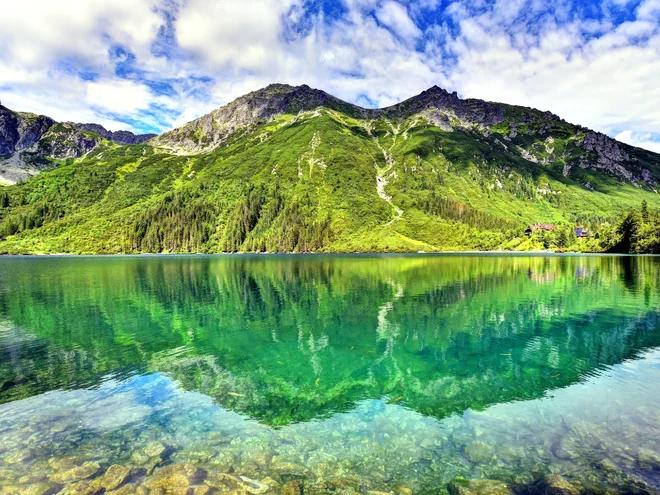
#> input picture images/image1.jpg, 660 x 495 px
$ python main.py
#> lines starting #> are read from the running program, lines starting #| are printed output that depends on the picture

import cv2
import numpy as np
import matplotlib

# Use a non-GUI backend to avoid the Tkinter error
matplotlib.use("Agg")

import matplotlib.pyplot as plt
import os


# ==========================================
# PROJECT 1: DIGITAL IMAGE MANIPULATION
# AND ENHANCEMENT SYSTEM
# ==========================================

IMAGE_FOLDER = "images"
OUTPUT_FOLDER = "outputs"

IMAGE_NAMES = [
    "image1.jpg",
    "image2.jpg",
    "image3.jpg"
]

os.makedirs(OUTPUT_FOLDER, exist_ok=True)


# ==========================================
# HELPER FUNCTIONS
# ==========================================

def save_image(path, image):
    """Save an image and report any errors."""

    success = cv2.imwrite(path, image)

    if not success:
        print("Error: Could not save:", path)

    return success


def save_plot(path):
    """Save the current Matplotlib figure."""

    plt.tight_layout()
    plt.savefig(path, dpi=150, bbox_inches="tight")
    plt.close()


def display_rgb(image):
    """Convert BGR image to RGB for Matplotlib."""

    return cv2.cvtColor(image, cv2.COLOR_BGR2RGB)


# ==========================================
# STEP 1: READ AND DISPLAY IMAGES
# ==========================================

def read_images():

    images = []

    print("\n========== IMAGE READING ==========")

    for name in IMAGE_NAMES:

        path = os.path.join(IMAGE_FOLDER, name)

        image = cv2.imread(path)
#> image is the input picture: shape (495, 660, 3); mean B, G, R 126.4, 161.1, 126.4

        if image is None:
            print("Error: Cannot read", name)
            continue

        images.append((name, image))

        height, width = image.shape[:2]
        channels = image.shape[2] if len(image.shape) == 3 else 1

        print("\nImage:", name)
        print("Width:", width)
#| Width: 660
        print("Height:", height)
#| Height: 495
        print("Channels:", channels)
#| Channels: 3

        # Display center pixel
        y = height // 2
        x = width // 2

        print("Center Pixel (BGR):", image[y, x])
#| Center Pixel (BGR): [ 73 206 203]

        # Create output folder for this image
        image_output = os.path.join(
            OUTPUT_FOLDER,
            os.path.splitext(name)[0]
        )

        os.makedirs(image_output, exist_ok=True)

        # Display and save original image
        plt.figure(figsize=(7, 5))
        plt.imshow(display_rgb(image))
        plt.title("Original Image: " + name)
        plt.axis("off")

        save_plot(
            os.path.join(image_output, "original.png")
        )

        # Horizontal flip
        horizontal = cv2.flip(image, 1)
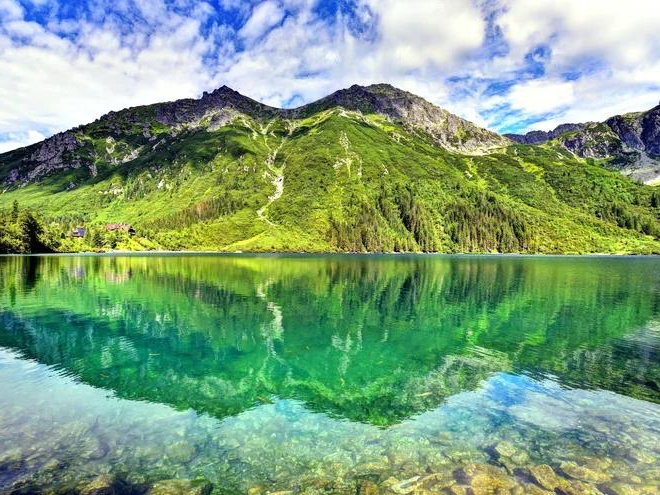
#> horizontal: shape (495, 660, 3); mean B, G, R 126.4, 161.1, 126.4

        save_image(
            os.path.join(image_output, "horizontal_flip.jpg"),
            horizontal
        )

        # Vertical flip
        vertical = cv2.flip(image, 0)
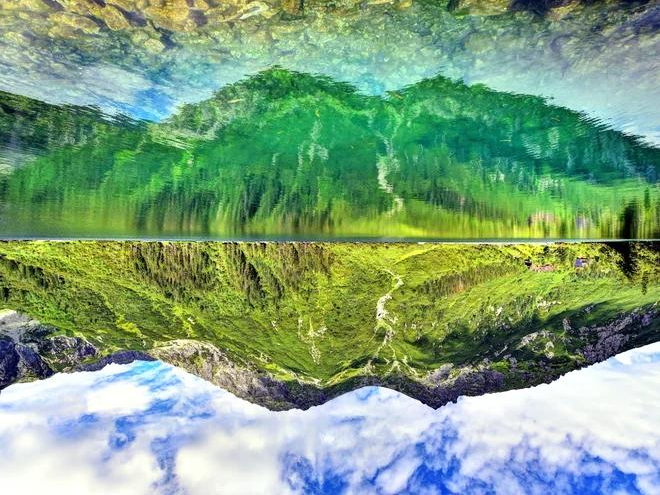
#> vertical: shape (495, 660, 3); mean B, G, R 126.4, 161.1, 126.4

        save_image(
            os.path.join(image_output, "vertical_flip.jpg"),
            vertical
        )

        # Save flip comparison
        plt.figure(figsize=(12, 5))

        plt.subplot(1, 2, 1)
        plt.imshow(display_rgb(horizontal))
        plt.title("Horizontal Flip")
        plt.axis("off")

        plt.subplot(1, 2, 2)
        plt.imshow(display_rgb(vertical))
        plt.title("Vertical Flip")
        plt.axis("off")

        save_plot(
            os.path.join(image_output, "flip_comparison.png")
        )

    print("\nTotal Images Read:", len(images))
#| Total Images Read: 3

    return images


# ==========================================
# STEP 2: GRAYSCALE AND GRAY LEVEL REDUCTION
# ==========================================

def gray_level_reduction(image, output_folder):

    gray = cv2.cvtColor(
        image,
        cv2.COLOR_BGR2GRAY
    )

    levels = [256, 128, 64, 32, 16, 8, 4, 2]

    plt.figure(figsize=(15, 10))

    for i, level in enumerate(levels):

        if level == 256:
            reduced = gray.copy()

        else:
            # Quantize the grayscale image to the required levels
            reduced = np.round(
                gray.astype(np.float32) * (level - 1) / 255
            ) * (255 / (level - 1))

            reduced = np.uint8(
                np.clip(reduced, 0, 255)
            )

        # Display result
        plt.subplot(2, 4, i + 1)

        plt.imshow(
            reduced,
            cmap="gray",
            vmin=0,
            vmax=255
        )

        plt.title(f"{level} Gray Levels")
        plt.axis("off")

        # Save result
        save_image(
            os.path.join(
                output_folder,
                f"gray_{level}_levels.jpg"
            ),
            reduced
        )

    save_plot(
        os.path.join(
            output_folder,
            "gray_level_comparison.png"
        )
    )


# ==========================================
# STEP 3: IMAGE RESIZING
# ==========================================

def image_resizing(image, output_folder):

    height, width = image.shape[:2]

    # Check image dimensions
    if width < 2 or height < 2:
        print("Image is too small for resizing.")
        return

    # Enlargement dimensions
    large_size = (width * 2, height * 2)

    # Reduction dimensions
    small_size = (
        max(1, width // 2),
        max(1, height // 2)
    )

    # Nearest Neighbor Enlargement
    nearest = cv2.resize(
        image,
        large_size,
        interpolation=cv2.INTER_NEAREST
    )

    # Bilinear Enlargement
    bilinear = cv2.resize(
        image,
        large_size,
        interpolation=cv2.INTER_LINEAR
    )

    # Nearest Neighbor Reduction
    nearest_small = cv2.resize(
        image,
        small_size,
        interpolation=cv2.INTER_NEAREST
    )

    # Bilinear Reduction
    bilinear_small = cv2.resize(
        image,
        small_size,
        interpolation=cv2.INTER_LINEAR
    )

    # Save resized images
    save_image(
        os.path.join(output_folder, "nearest_large.jpg"),
        nearest
    )

    save_image(
        os.path.join(output_folder, "bilinear_large.jpg"),
        bilinear
    )

    save_image(
        os.path.join(output_folder, "nearest_small.jpg"),
        nearest_small
    )

    save_image(
        os.path.join(output_folder, "bilinear_small.jpg"),
        bilinear_small
    )

    # Display comparison
    images = [
        ("Nearest Enlargement", nearest),
        ("Bilinear Enlargement", bilinear),
        ("Nearest Reduction", nearest_small),
        ("Bilinear Reduction", bilinear_small)
    ]

    plt.figure(figsize=(12, 9))

    for i, (title, img) in enumerate(images):

        plt.subplot(2, 2, i + 1)

        plt.imshow(display_rgb(img))
        plt.title(title)
        plt.axis("off")

    save_plot(
        os.path.join(
            output_folder,
            "resizing_comparison.png"
        )
    )


# ==========================================
# STEP 4: INTENSITY TRANSFORMATIONS
# ==========================================

def intensity_transformations(image, output_folder):

    gray = cv2.cvtColor(
        image,
        cv2.COLOR_BGR2GRAY
    )

    # --------------------------------------
    # 1. IMAGE NEGATIVE
    # --------------------------------------

    negative = 255 - gray

    save_image(
        os.path.join(output_folder, "negative.jpg"),
        negative
    )

    # --------------------------------------
    # 2. LOGARITHMIC TRANSFORMATION
    # --------------------------------------

    max_value = np.max(gray)

    if max_value > 0:

        c = 255 / np.log1p(max_value)

        logarithmic = c * np.log1p(
            gray.astype(np.float32)
        )

    else:
        logarithmic = gray.astype(np.float32)

    logarithmic = np.uint8(
        np.clip(logarithmic, 0, 255)
    )

    save_image(
        os.path.join(output_folder, "logarithmic.jpg"),
        logarithmic
    )

    # --------------------------------------
    # 3. GAMMA TRANSFORMATION
    # --------------------------------------

    gamma_values = [0.5, 1.0, 1.5, 2.0]

    plt.figure(figsize=(12, 9))

    for i, gamma in enumerate(gamma_values):

        normalized = gray.astype(
            np.float32
        ) / 255.0

        gamma_image = (
            np.power(normalized, gamma) * 255
        )

        gamma_image = np.uint8(
            np.clip(gamma_image, 0, 255)
        )

        save_image(
            os.path.join(
                output_folder,
                f"gamma_{gamma}.jpg"
            ),
            gamma_image
        )

        plt.subplot(2, 2, i + 1)

        plt.imshow(
            gamma_image,
            cmap="gray",
            vmin=0,
            vmax=255
        )

        plt.title(f"Gamma = {gamma}")
        plt.axis("off")

    save_plot(
        os.path.join(
            output_folder,
            "gamma_comparison.png"
        )
    )

    # --------------------------------------
    # 4. NEGATIVE AND LOG COMPARISON
    # --------------------------------------

    plt.figure(figsize=(10, 5))

    plt.subplot(1, 2, 1)
    plt.imshow(negative, cmap="gray")
    plt.title("Image Negative")
    plt.axis("off")

    plt.subplot(1, 2, 2)
    plt.imshow(logarithmic, cmap="gray")
    plt.title("Logarithmic Transformation")
    plt.axis("off")

    save_plot(
        os.path.join(
            output_folder,
            "intensity_comparison.png"
        )
    )


# ==========================================
# STEP 5: HISTOGRAM PROCESSING
# ==========================================

def histogram_processing(image, output_folder):

    gray = cv2.cvtColor(
        image,
        cv2.COLOR_BGR2GRAY
    )

    # --------------------------------------
    # 1. ORIGINAL HISTOGRAM
    # --------------------------------------

    original_hist = cv2.calcHist(
        [gray],
        [0],
        None,
        [256],
        [0, 256]
    )

    # --------------------------------------
    # 2. HISTOGRAM EQUALIZATION
    # --------------------------------------

    equalized = cv2.equalizeHist(gray)

    # --------------------------------------
    # 3. EQUALIZED HISTOGRAM
    # --------------------------------------

    equalized_hist = cv2.calcHist(
        [equalized],
        [0],
        None,
        [256],
        [0, 256]
    )

    # Save images
    save_image(
        os.path.join(output_folder, "original_gray.jpg"),
        gray
    )

    save_image(
        os.path.join(output_folder, "equalized.jpg"),
        equalized
    )

    # --------------------------------------
    # 4. DISPLAY COMPARISON
    # --------------------------------------

    plt.figure(figsize=(12, 9))

    plt.subplot(2, 2, 1)
    plt.imshow(gray, cmap="gray")
    plt.title("Original Grayscale Image")
    plt.axis("off")

    plt.subplot(2, 2, 2)
    plt.imshow(equalized, cmap="gray")
    plt.title("Equalized Image")
    plt.axis("off")

    plt.subplot(2, 2, 3)
    plt.plot(original_hist.flatten())
    plt.title("Original Histogram")
    plt.xlabel("Pixel Intensity")
    plt.ylabel("Frequency")
    plt.xlim([0, 256])

    plt.subplot(2, 2, 4)
    plt.plot(equalized_hist.flatten())
    plt.title("Equalized Histogram")
    plt.xlabel("Pixel Intensity")
    plt.ylabel("Frequency")
    plt.xlim([0, 256])

    save_plot(
        os.path.join(
            output_folder,
            "histogram_comparison.png"
        )
    )


# ==========================================
# MAIN PROGRAM
# ==========================================

def main():

    print("===================================")
    print("DIGITAL IMAGE MANIPULATION SYSTEM")
    print("===================================")

    # Read all images
    images = read_images()
#> images = 3 items

    if len(images) == 0:

        print("\nNo images found!")
        print("Please check the images folder.")
        return

    # Process each available image
    for name, image in images:

        image_output = os.path.join(
            OUTPUT_FOLDER,
            os.path.splitext(name)[0]
        )

        print("\n===================================")
        print("PROCESSING:", name)
        print("===================================")

        print("\nRunning Grayscale Processing...")
        gray_level_reduction(
            image,
            image_output
        )

        print("Grayscale Processing Completed.")

        print("\nRunning Image Resizing...")
        image_resizing(
            image,
            image_output
        )

        print("Image Resizing Completed.")

        print("\nRunning Intensity Transformations...")
        intensity_transformations(
            image,
            image_output
        )

        print("Intensity Transformations Completed.")

        print("\nRunning Histogram Processing...")
        histogram_processing(
            image,
            image_output
        )

        print("Histogram Processing Completed.")
#> this loop made 3 passes
#> (name, height in image_resizing, width in image_resizing, large_size in image_resizing, small_size in image_resizing, max_value in intensity_transformations, c in intensity_transformations) on passes 1 to 3: ('image1.jpg', 495, 660, (1320, 990), (330, 247), 255, 45.97), ('image2.jpg', 1365, 2048, (4096, 2730), (1024, 682), 252, 46.07), ('image3.jpg', 860, 1529, (3058, 1720), (764, 430), 254, 46)
#> (printed output is left out)
#> pass 1, in gray_level_reduction, `gray = cv2.cvtColor( image, cv2.COLOR_BGR2GRAY )`:
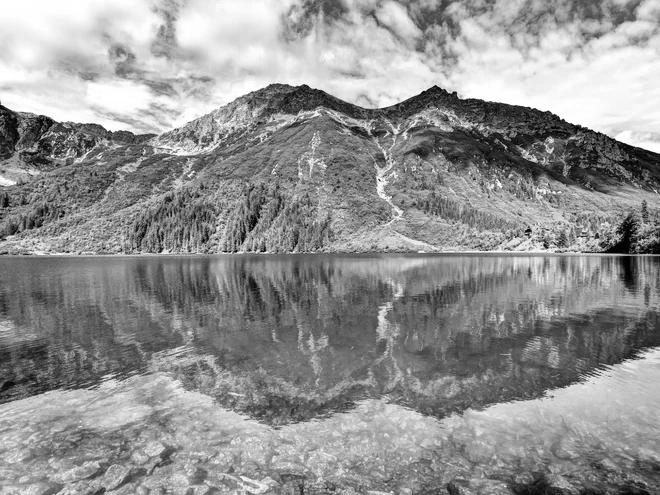
#> gray: shape (495, 660); min 0, max 255, mean 146.8
#> pass 1, in save_plot (call 8), `plt.savefig(path, dpi=150, bbox_inches="tight")`:
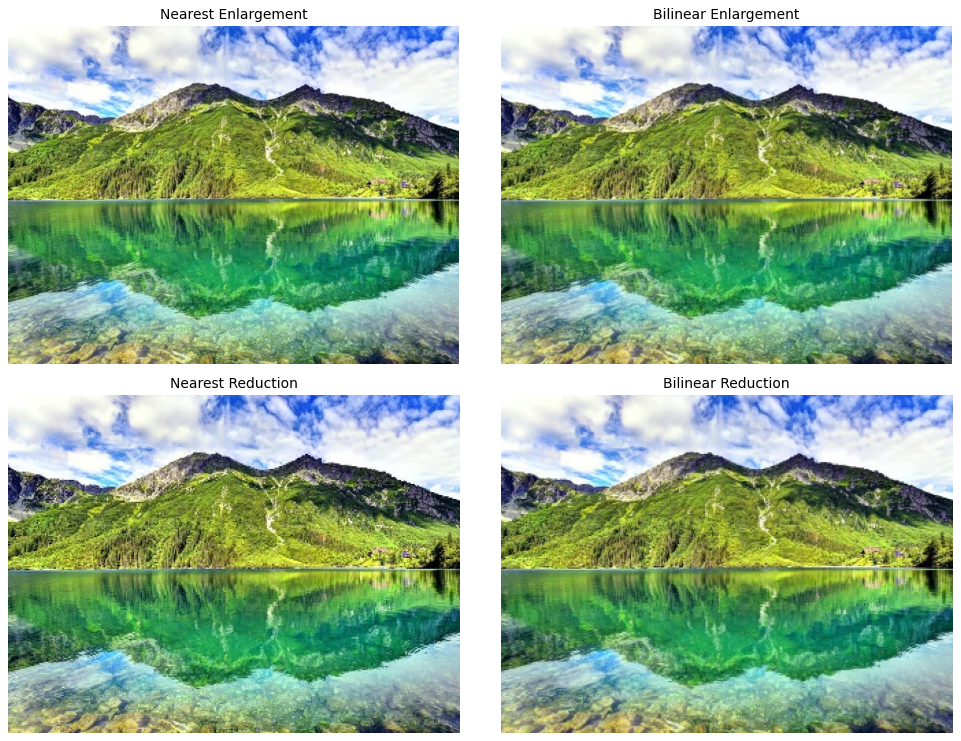
#> figure drawn by matplotlib, 4 panels
#> pass 1, in save_plot (call 11), `plt.savefig(path, dpi=150, bbox_inches="tight")`:
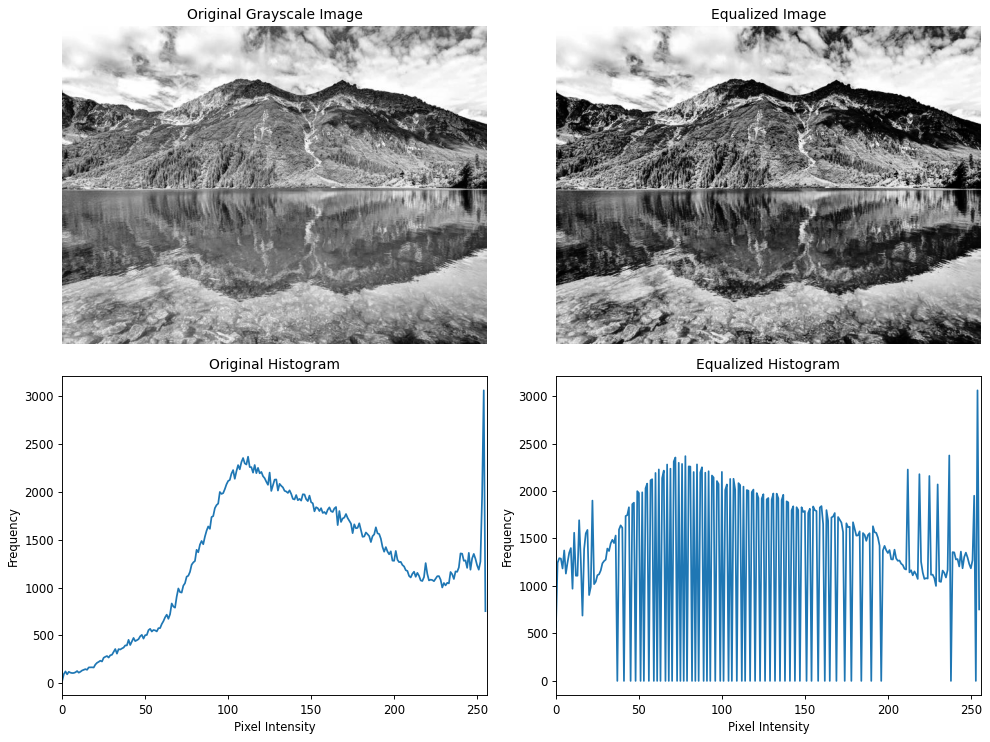
#> figure drawn by matplotlib, 4 panels; panel 3: curve peaks at x = 254, y = 3060; panel 4: curve peaks at x = 254, y = 3060
#> pass 2, in save_plot (call 13), `plt.savefig(path, dpi=150, bbox_inches="tight")`:
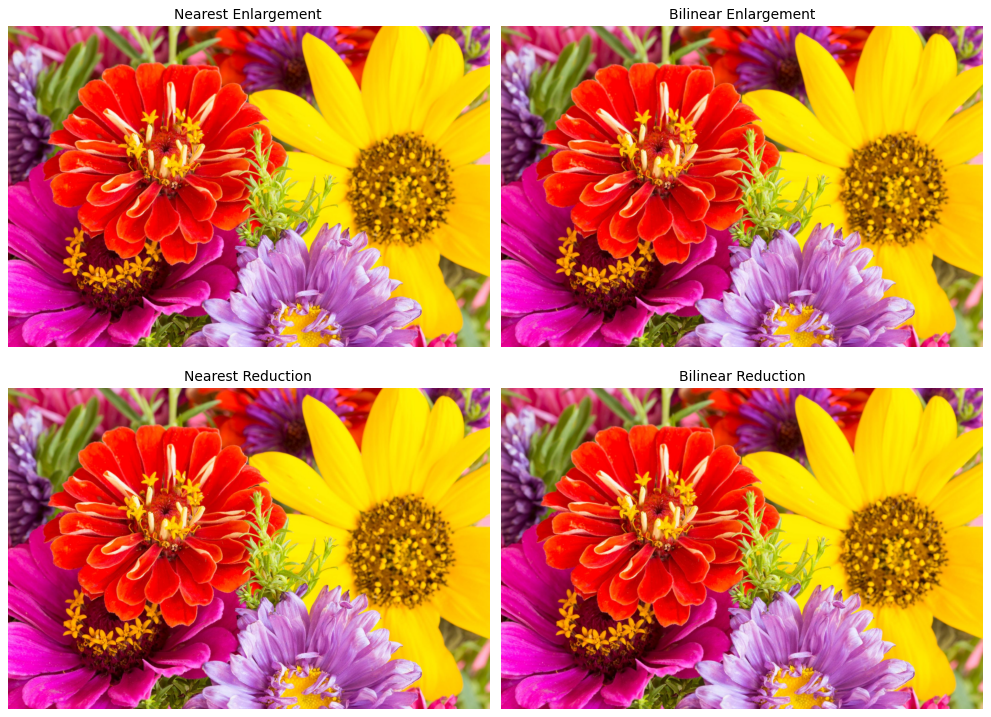
#> figure drawn by matplotlib, 4 panels
#> pass 2, in save_plot (call 16), `plt.savefig(path, dpi=150, bbox_inches="tight")`:
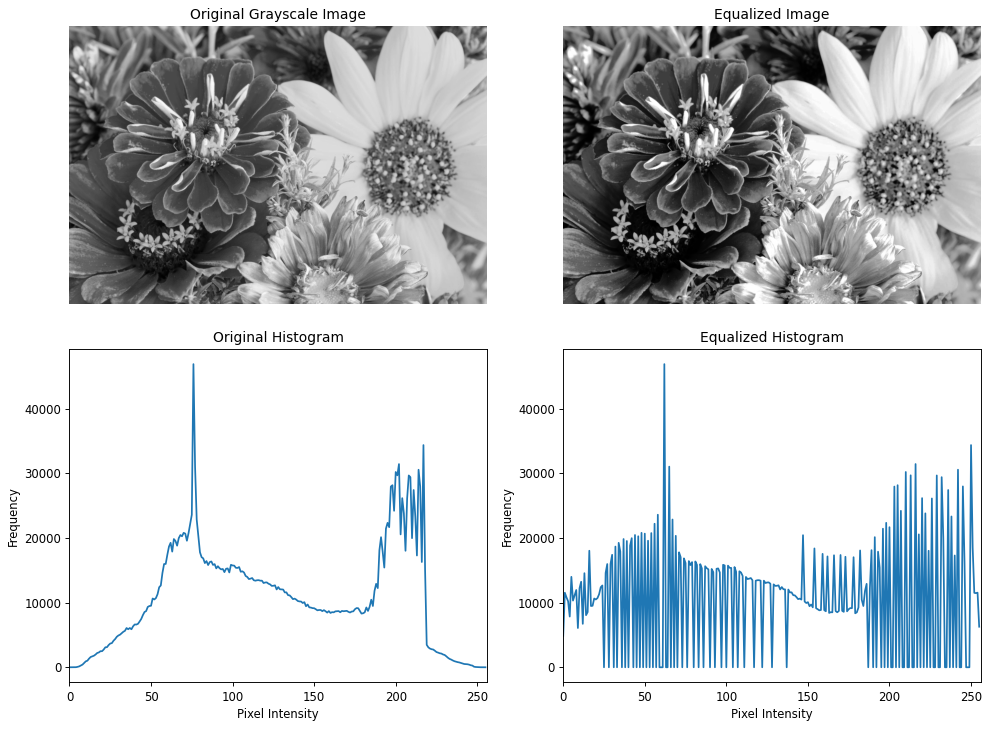
#> figure drawn by matplotlib, 4 panels; panel 3: curve peaks at x = 76, y = 46926; panel 4: curve peaks at x = 62, y = 46926

    print("\n===================================")
    print("ALL OPERATIONS COMPLETED!")
    print("===================================")

    print("Check the outputs folder for results.")


# ==========================================
# PROGRAM ENTRY POINT
# ==========================================

if __name__ == "__main__":
    main()
